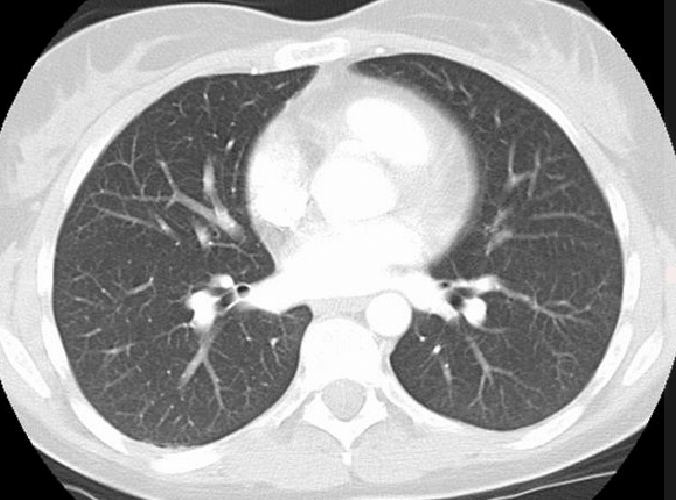
#> input picture lab6/CT_lungs.png, 676 x 500 px, found by its file name
$ jupyter execute Lab7_Nowosinska_Natalia.ipynb   (shell and % lines are left out)
#> lines starting #> are read from the running program, lines starting #| are printed output that depends on the picture; after the words box and inside, x2 and y2 are one past the last pixel; in counts of white or black regions, pixels touching at a corner belong together
# Laboratorium 7 - Detekcja krawędzi, Algorytm Canny'ego

W ramach laboratorium zostanie zaimplementowany jeden z najbardziej znanych algorytmów detekcji krawędzi - Algorytm Canny'ego.
Zacznijmy od importu przydatnych bibliotek oraz wygenerowania syntetycznego obrazu.

[cell 1]
import numpy as np
import matplotlib.pyplot as plt
from skimage import io
from skimage import color
from skimage import feature
from scipy import ndimage as nd
from scipy import signal
import queue
import math

y_size, x_size = 256, 256
image = np.zeros((y_size, x_size))
image[100:200, 100:200] = 1
image = image + np.random.randn(y_size, x_size)*0.02

Algortym Canny'ego jest zaimplementowany w bibliotece skimage.

[cell 2]
skimage_canny = feature.canny(image)
plt.figure(dpi=150)
plt.subplot(1, 2, 1)
plt.imshow(image, cmap='gray')
plt.axis('off')
plt.subplot(1, 2, 2)
plt.imshow(skimage_canny, cmap='gray')
plt.axis('off')
plt.show()

Celem laboratorium jest samodzielna implementacja przedstawionego algorytmu.
Uwaga: wyniki mogą różnić się od przedstawionych powyżej w zależności od przyjętych założeń i wewnętrznej implementacji filtracji Gaussa oraz doboru progu dolnego po algorytmie Otsu.
Szkielet funkcji będzie wyglądać następująco:

[cell 3]
#def canny(image, sigma=1.0):
   # """
   # 1) Dokonaj filtracji obrazu filtrem Gaussa o zadanej sigmie
   # 2) Wyznacz przybliżenie gradientu (jego magnitude oraz kąt) za pomocą filtru Sobela
   # 3) Przeprowadź "non_maximum_supression" korzystając z magnitudy i kąta gradientu, wyznaczając tym samym potencjalnie krawędzie.
   # 4) Dokonaj podwójnego progowania potencjalnych krawędzi aby wyznaczyć krawędzie silne oraz krawędzie słabe.
   # 5) Przeproważ histerezę krawędzi, zwróć wynik.
   # """
   # edges = None
   # return None

Powyższa funkcja będzie się składać z następujących podfunkcji:

[cell 4]
def gaussian_smoothing(image, sigma):

    size=2.54*sigma
    size=math.ceil(size)
    if(size%2==0):
        size=size+1
    a=size
    b=size
    gauss=np.zeros((a,b))
    a=a//2
    b=b//2
    for x in range(-a,a+1):
        for y in range(-b,b+1):
            c=sigma*(2*np.pi)**2
            d=np.exp(-(x**2+y**2)/(2*sigma**2))
            gauss[x+a,y+b]=(1/c)*d

    filtered=signal.convolve2d(image,gauss)
    return filtered

[cell 5]
def calculate_gradients(image):
    gradient_magnitude = np.zeros(image.shape)
    gradient_angle = np.zeros(image.shape)

    #maska Sobela
    x = np.array([[-1, 0, 1],[-2, 0, 2],[-1, 0, 1]])
    y = np.array([[1, 2, 1],[0, 0, 0],[-1, -2, -1]])

    gx = signal.convolve2d(image, x, mode='same')
    gy = signal.convolve2d(image, y, mode='same')
    gradient_magnitude = np.sqrt((gx)**2+(gy)**2)

    for i in range(len(image)):
        for j in range(len(image[i])):
            if gx[i][j]==0:
                gradient_angle[i][j]=3.14/2
            else:
                gradient_angle[i][j]=np.arctan2(gy[i][j],gx[i][j])

    plt.figure()
    plt.subplot(1,2,1)
    plt.imshow(gradient_magnitude,cmap='gray')
    plt.axis('off')
    plt.subplot(1,2,2)
    plt.imshow(gradient_angle,cmap='gray')
    plt.axis('off')

    return gradient_magnitude, gradient_angle

[cell 6]
def non_maximum_supression(gradient_magnitude, gradient_angle):
    potential_edges = np.zeros(gradient_magnitude.shape)
    row,col = gradient_magnitude.shape
    gradient_angle=gradient_angle* 180./np.pi
    gradient_angle[gradient_angle<0]+=180

    for i in range(1,row-1):
        for j in range(1,col-1):

            if (0 <= gradient_angle[i,j] < 22.5) or (157.5 <= gradient_angle[i,j] <= 180):
                a = gradient_magnitude[i,j+1]
                b = gradient_magnitude[i,j-1]
            elif (22.5 <= gradient_angle[i,j] < 67.5):
                a = gradient_magnitude[i+1,j-1]
                b = gradient_magnitude[i-1,j+1]
            elif (67.5 <= gradient_angle[i,j] < 112.5):
                a = gradient_magnitude[i+1,j]
                b = gradient_magnitude[i-1,j]
            elif (112.5 <= gradient_angle[i,j] < 157.5):
                a = gradient_magnitude[i-1,j-1]
                b = gradient_magnitude[i+1,j+1]

            if (gradient_magnitude[i,j] >= a) and (gradient_magnitude[i,j] >= b):
                potential_edges[i,j] = gradient_magnitude[i,j]
            else:
                potential_edges[i,j] = 0

    return potential_edges

[cell 7]
def otsu_threshold(image):
    image = image*256
    pixel_number = image.shape[0]*image.shape[1]
    mean = 1.0/pixel_number
    h,b = np.histogram(image,np.arange(0,257))
    threshold = -1
    last_value = -1
    intense = np.arange(256)
    for i in b[1:-1]:
        a = np.sum(h[:i])
        b = np.sum(h[i:])

        c = a*mean
        d = b*mean

        e = np.sum(intense[:i]*h[:i])/a
        f = np.sum(intense[i:]*h[i:])/b
        value = c*d*(e-f)**2

        if value>last_value:
            threshold = i
            last_value = value
    return threshold/256


def double_threshold(potential_edges, gradient_magnitude):
    strong_edges = np.zeros(gradient_magnitude.shape)
    weak_edges = np.zeros(gradient_magnitude.shape)
    high_threshold = otsu_threshold(gradient_magnitude)
    low_threshold = high_threshold/3

    x, y = potential_edges.shape
    sx, sy = np.where(potential_edges >= high_threshold)
    zx, zy = np.where(potential_edges < low_threshold)
    wx, wy = np.where((potential_edges <= high_threshold) & (potential_edges >= low_threshold))
    weak_edges[wx,wy] = 1
    strong_edges[sx,sy] = 1

    return strong_edges, weak_edges

[cell 8]
def edge_hysteresis(strong_edges, weak_edges):
    edges = np.zeros(strong_edges.shape)
    edges = edges+strong_edges
    pixel_queue = queue.Queue()
    visited = set()
    for i in range(len(strong_edges)):
        for j in range(len(strong_edges[i])):
            if strong_edges[i][j] == 1:
                pixel_queue.put((i,j))
            else: continue

    def get_neighbours(i, j):
        neighbours = []
        for x in [i-1,i,i+1]:
            for y in [j-1,j,j+1]:
                if x in range(0,len(strong_edges)-1) and y in range(0,len(strong_edges[x]-1)) and (x,y) != (i,j):
                    neighbours.append((x,y))
        return neighbours

    while not pixel_queue.empty():
        pixel = pixel_queue.get()
        x = pixel[0]
        y = pixel[1]
        neighbours = get_neighbours(x,y)
        for every in neighbours:
            if weak_edges[every] == 1:
                edges[every[0], every[1]] = 1
                if not every in visited:
                    pixel_queue.put((every))
                visited.add((every))

    return edges

Finalnie korzystając z powyższych funkcji zaimplementuj funkcję canny:

[cell 9]
def canny(image, sigma=1.0):

    plt.figure(1)
    plt.subplot(1,2,1)
    plt.imshow(image,cmap='gray')
    plt.title("Obraz oryginalny")
    plt.axis('off')

    filtered = gaussian_smoothing(image, sigma)
    plt.subplot(1,2,2)
    plt.imshow(filtered,cmap='gray')
    plt.title("Obraz przefiltrowany")
    plt.axis('off')

    gradient, angle = calculate_gradients(filtered)
    plt.figure(2)
    plt.subplot(1,2,1)
    plt.imshow(gradient,cmap='gray')
    plt.title("Gradient")
    plt.axis('off')
    plt.subplot(1,2,2)
    plt.imshow(angle,cmap='gray')
    plt.title("Kąt")
    plt.axis('off')

    potential_edges = non_maximum_supression(gradient, angle)
    plt.figure(3)
    plt.imshow(potential_edges,cmap='gray')
    plt.title("Potential edges")
    plt.axis('off')

    threshold = otsu_threshold(image)
    strong,weak = double_threshold(potential_edges,gradient)
    plt.figure(4)
    plt.imshow(strong,cmap='gray')
    plt.title("Strong edges")
    plt.axis('off')
    plt.figure(5)
    plt.imshow(weak,cmap='gray')
    plt.title("Weak edges")
    plt.axis('off')

    edges = edge_hysteresis(strong, weak)
    plt.figure(6)
    plt.imshow(edges,cmap='gray')
    plt.title("Canny edges")
    plt.axis('off')
    return edges

Porównaj działanie zaimplementowanej funkcji na wygenerowanym oraz wczytanym obrazie:

[cell 10]
images = [image, color.rgb2gray(io.imread("CT_Lungs.png"))]
# Krawędzie mają grubość jednego pixela, nie wszystkie muszą być widoczne (ustawienia wyświetlania). Aby zobaczyć wszystkie krawędzie zwiększ dpi rysunku.
for current_image in images:
    skimage_canny = feature.canny(current_image, sigma=3)
    own_canny = canny(current_image, sigma=3)
    plt.figure(dpi=500)
    plt.subplot(1, 3, 1)
    plt.imshow(current_image, cmap='gray')
    plt.title("Image")
    plt.axis('off')
    plt.subplot(1, 3, 2)
    plt.imshow(skimage_canny, cmap='gray')
    plt.title("Canny skimage")
    plt.axis('off')
    plt.subplot(1, 3, 3)
    plt.imshow(own_canny, cmap='gray')
    plt.title("Canny own")
    plt.axis('off')
    plt.show()
#> this loop made 2 passes
#> pass 1, `skimage_canny = feature.canny(current_image, sigma=3)`:
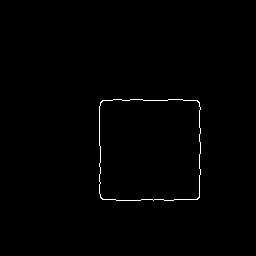
#> skimage_canny: shape (256, 256) bool; 0.6% white in thin lines or dots, all inside (x1, y1, x2, y2) = (99, 99, 201, 201)
#> pass 1, in gaussian_smoothing, `filtered=signal.convolve2d(image,gauss)`:
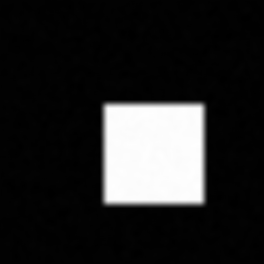
#> filtered: shape (264, 264) float64; min -0.00304, max 0.363, mean 0.0516; drawn with min black and max white
#> pass 1, in calculate_gradients, `gx = signal.convolve2d(image, x, mode='same')`:
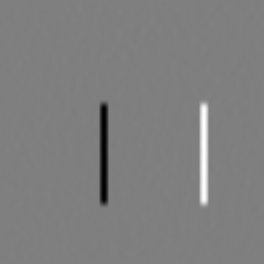
#> gx: shape (264, 264) float64; min -0.433, max 0.434, mean 1.05e-06; drawn with min black and max white
#> pass 1, in calculate_gradients, `gy = signal.convolve2d(image, y, mode='same')`:
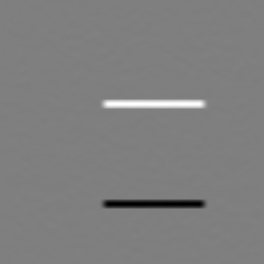
#> gy: shape (264, 264) float64; min -0.431, max 0.432, mean 1.32e-07; drawn with min black and max white
#> pass 1, `plt.show()`:
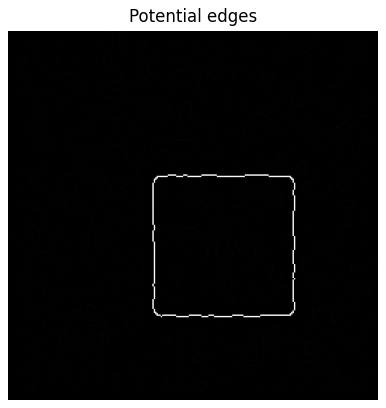
#> figure drawn by matplotlib, 1 panel
#> pass 1, `plt.show()`:
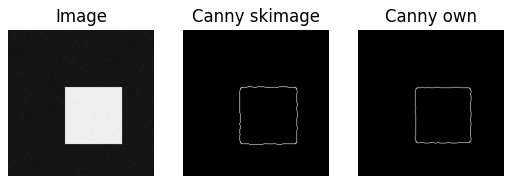
#> figure drawn by matplotlib, 3 panels
#> pass 2, `plt.show()`:
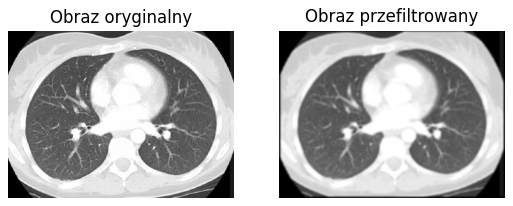
#> figure drawn by matplotlib, 2 panels
#> pass 2, `plt.show()`:
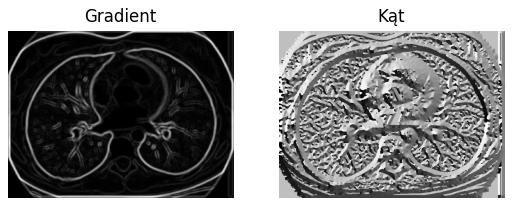
#> figure drawn by matplotlib, 2 panels
#> pass 2, `plt.show()`:
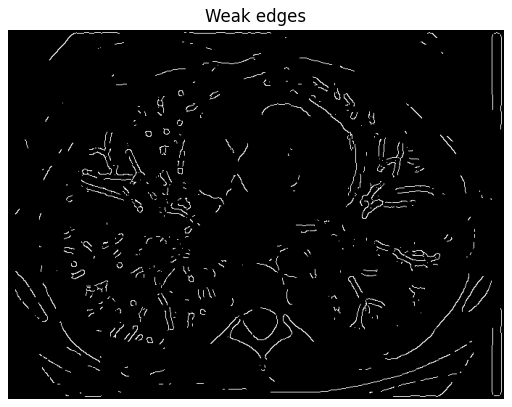
#> figure drawn by matplotlib, 1 panel
#> pass 2, `plt.show()`:
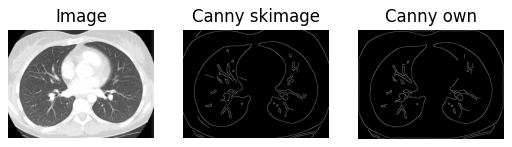
#> figure drawn by matplotlib, 3 panels
